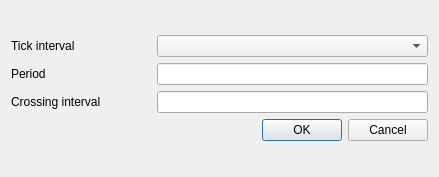
<?xml version="1.0" encoding="UTF-8"?>
<ui version="4.0">
 <class>Ema_Settings_Dialog</class>
 <widget class="QDialog" name="Ema_Settings_Dialog">
  <property name="geometry">
   <rect>
    <x>0</x>
    <y>0</y>
    <width>439</width>
    <height>177</height>
   </rect>
  </property>
  <property name="minimumSize">
   <size>
    <width>439</width>
    <height>177</height>
   </size>
  </property>
  <property name="windowTitle">
   <string>EMA Settings</string>
  </property>
  <layout class="QGridLayout" name="gridLayout">
   <item row="0" column="0">
    <layout class="QVBoxLayout" name="verticalLayout">
     <item>
      <layout class="QHBoxLayout" name="horizontalLayout">
       <item>
        <widget class="QLabel" name="label">
         <property name="minimumSize">
          <size>
           <width>140</width>
           <height>0</height>
          </size>
         </property>
         <property name="text">
          <string>Tick interval</string>
         </property>
        </widget>
       </item>
       <item>
        <widget class="QComboBox" name="comboBox">
         <property name="sizePolicy">
          <sizepolicy hsizetype="Expanding" vsizetype="Fixed">
           <horstretch>0</horstretch>
           <verstretch>0</verstretch>
          </sizepolicy>
         </property>
         <property name="minimumSize">
          <size>
           <width>140</width>
           <height>0</height>
          </size>
         </property>
        </widget>
       </item>
      </layout>
     </item>
     <item>
      <layout class="QHBoxLayout" name="horizontalLayout_2">
       <item>
        <widget class="QLabel" name="label_2">
         <property name="minimumSize">
          <size>
           <width>140</width>
           <height>0</height>
          </size>
         </property>
         <property name="text">
          <string>Period</string>
         </property>
        </widget>
       </item>
       <item>
        <widget class="QLineEdit" name="lineEdit">
         <property name="minimumSize">
          <size>
           <width>140</width>
           <height>0</height>
          </size>
         </property>
        </widget>
       </item>
      </layout>
     </item>
     <item>
      <layout class="QHBoxLayout" name="horizontalLayout_3">
       <item>
        <widget class="QLabel" name="label_3">
         <property name="minimumSize">
          <size>
           <width>140</width>
           <height>0</height>
          </size>
         </property>
         <property name="text">
          <string>Crossing interval</string>
         </property>
        </widget>
       </item>
       <item>
        <widget class="QLineEdit" name="lineEdit_2">
         <property name="minimumSize">
          <size>
           <width>140</width>
           <height>0</height>
          </size>
         </property>
        </widget>
       </item>
      </layout>
     </item>
     <item>
      <widget class="QDialogButtonBox" name="buttonBox">
       <property name="orientation">
        <enum>Qt::Horizontal</enum>
       </property>
       <property name="standardButtons">
        <set>QDialogButtonBox::Cancel|QDialogButtonBox::Ok</set>
       </property>
      </widget>
     </item>
    </layout>
   </item>
  </layout>
 </widget>
 <resources/>
 <connections>
  <connection>
   <sender>buttonBox</sender>
   <signal>accepted()</signal>
   <receiver>Ema_Settings_Dialog</receiver>
   <slot>accept()</slot>
   <hints>
    <hint type="sourcelabel">
     <x>248</x>
     <y>254</y>
    </hint>
    <hint type="destinationlabel">
     <x>157</x>
     <y>274</y>
    </hint>
   </hints>
  </connection>
  <connection>
   <sender>buttonBox</sender>
   <signal>rejected()</signal>
   <receiver>Ema_Settings_Dialog</receiver>
   <slot>reject()</slot>
   <hints>
    <hint type="sourcelabel">
     <x>316</x>
     <y>260</y>
    </hint>
    <hint type="destinationlabel">
     <x>286</x>
     <y>274</y>
    </hint>
   </hints>
  </connection>
 </connections>
</ui>
